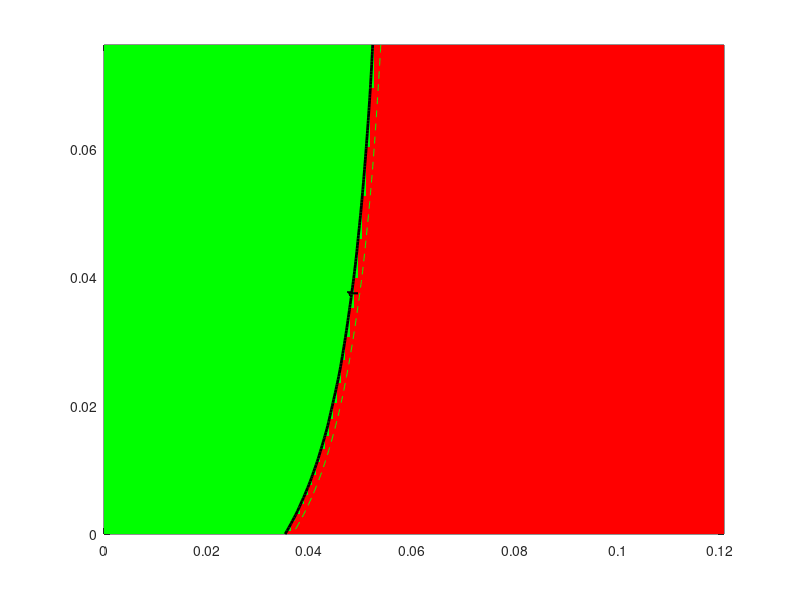

MATLAB code to generate this figure: (Note: this script raises an error after producing the figure.)
clc; clear; close all;




Lambda_h = 908800;
Lambda_v = 7008000000;
mu_h = 0.0142;
mu_v = 0.5 ;
mu1 = 0.001;
mu2 = 0.073;
b = 0.6;
c = 0.3;
d = 0.45;
e = 0.8;

sigma = 0.34074;
phi = 0.81425;
rho = 0.52869;



%% India baseline parameter (median)
kappa_med  = 0.12416;
epsilon_med = 0.92278;
alpha_med   = 0.27295; 
eta_med     = 0.85791;
tau_med     = 0.44533;
delta_med   = 0.05442;

%% 95% CI bounds (from Table 2)
kappa_CI   = [0.109 0.139];
epsilon_CI = [0.862 0.984];
alpha_CI   = [0.246 0.300];
eta_CI     = [0.821 0.895];
tau_CI     = [0.409 0.481];
delta_CI   = [0.048 0.061];

%% Parameter grids
gamma = linspace(0,0.0762,150);   % recovery rate (rows)
beta  = linspace(0,0.1207,150);   % transmission rate (cols)
[Beta,Gamma] = meshgrid(beta,gamma);

%% Monte-Carlo simulation settings
Nsample = 200;      % for quick test; set to 500 or higher when satisfied
R0_all  = NaN([size(Beta), Nsample]);

rng(0); % for reproducibility

%% Monte Carlo loop
for n = 1:Nsample
    % sample parameters uniformly within 95% CI
    kappa   = kappa_CI(1)   + rand*(kappa_CI(2)-kappa_CI(1));
    epsilon = epsilon_CI(1) + rand*(epsilon_CI(2)-epsilon_CI(1));
    alpha   = alpha_CI(1)   + rand*(alpha_CI(2)-alpha_CI(1));
    eta     = eta_CI(1)     + rand*(eta_CI(2)-eta_CI(1));
    tau     = tau_CI(1)     + rand*(tau_CI(2)-tau_CI(1));
    delta   = delta_CI(1)   + rand*(delta_CI(2)-delta_CI(1));
    
    % compute R for this random parameter set
    % break the expression into parts for clarity & numerical safety
    A1 = (rho.*(b.*Beta - c.*Beta.*(eta-1))) ./ (mu_v.*(mu_v+rho));
    part1 = (Lambda_v.*d.*Beta.*epsilon.*kappa.*mu_h) ./ (Lambda_h.*mu_v.*(epsilon+mu_h).*(Gamma+mu_h+mu1));
    part2 = (Lambda_v.*e.*Beta.*epsilon.*mu_h.*(kappa-1)) ./ (Lambda_h.*mu_v.*(epsilon+mu_h).*(alpha+mu_h+mu2));
    R = A1 .* (part1 - part2);
    
    % Replace Inf with NaN (guard against divide by zero)
    R(~isfinite(R)) = NaN;
    
    % Clamp negative R to 0 before sqrt (R should be nonnegative for R0)
    R_clamped = R;
    R_clamped(R_clamped < 0) = 0;
    
    % If R_clamped is NaN everywhere for this n, skip storing to avoid polluting stats
    if all(isnan(R_clamped(:)))
        warning('Sample %d produced all NaNs - skipping', n);
        continue;
    end
    
    R0_all(:,:,n) = sqrt(R_clamped);
    
    % optional progress indicator every 50 samples
    if mod(n,50) == 0
        fprintf('Completed sample %d / %d\n', n, Nsample);
    end
end

%% Remove fully-NaN slices (if some samples were skipped)
valid_slices = squeeze(~all(all(isnan(R0_all),1),2));
R0_all = R0_all(:,:,valid_slices);

if isempty(R0_all)
    error('No valid Monte Carlo samples remained. Check your parameter ranges and expressions.');
end

%% Compute statistics across all samples
% Use median ignoring NaNs. For older MATLAB versions use nanmedian
try
    R0_med = median(R0_all,3,'omitnan');
    R0_p05 = prctile(R0_all,5,3);
    R0_p95 = prctile(R0_all,95,3);
catch
    % fallback for older MATLAB:
    R0_med = nanmedian(R0_all,3);
    R0_p05 = prctile(R0_all,5,3); % prctile handles NaN slices as well
    R0_p95 = prctile(R0_all,95,3);
end

%% Binary map (median)
regionMap = zeros(size(R0_med));
regionMap(R0_med<1)=1;
regionMap(R0_med>=1)=2;

%% Plot median contour with uncertainty shading
% figure('Color','w','Position',[100 100 800 600]);


figure;




% plot median safe/epidemic regions
hMap = pcolor(Beta,Gamma,regionMap);
shading flat;
colormap([0 1 0; 1 0 0]); % light green/red
caxis([1 2]);
hold on;

% contour for median threshold
[c1,h1] = contour(Beta,Gamma,R0_med,[1 1],'k','LineWidth',2);
clabel(c1,h1,'FontSize',11,'FontWeight','bold','Color','k','LabelSpacing',300);

% contour for uncertainty band (5th and 95th percentile thresholds)
[c2,h2] = contour(Beta,Gamma,R0_p05,[1 1],'--','Color',[0.3 0.3 0.3],'LineWidth',2.5);
[c3,h3] = contour(Beta,Gamma,R0_p95,[1 1],'--','Color',[0.3 0.3 0.3],'LineWidth',2.5);

xlabel('\bf \beta','FontSize',13);
ylabel('\bf \gamma','FontSize',13);

title('\bf Maharashtra: Safe (Green) vs Epidemic (Red) Regions','FontSize',14,'FontWeight','bold');

% ---- Add invisible handles for legend ----
hSafe = patch(NaN, NaN, 'g', 'FaceAlpha',0.6, 'EdgeColor','none');
hEpi  = patch(NaN, NaN, 'r', 'FaceAlpha',0.6, 'EdgeColor','none');
hMed  = plot(NaN, NaN, 'k-', 'LineWidth', 2);
hCI   = plot(NaN, NaN, '--', 'Color',[0.3 0.3 0.3], 'LineWidth', 2);

legend([hSafe hEpi hMed hCI], ...
       {'Safe region (R_0 < 1)', ...
        'Epidemic region (R_0 > 1)', ...
        'Threshold (R_0 = 1)', ...
        '95% CI'}, ...
       'Location','northeast', ...
       'FontSize',12, ...
       'FontWeight','bold', ...
       'Box','on');

set(gca,'fontsize',14,'fontweight','bold','linewidth',1)

% set(gca,'FontSize',12,'FontWeight','bold','LineWidth',1.2);
grid on; box on;

hold off;

